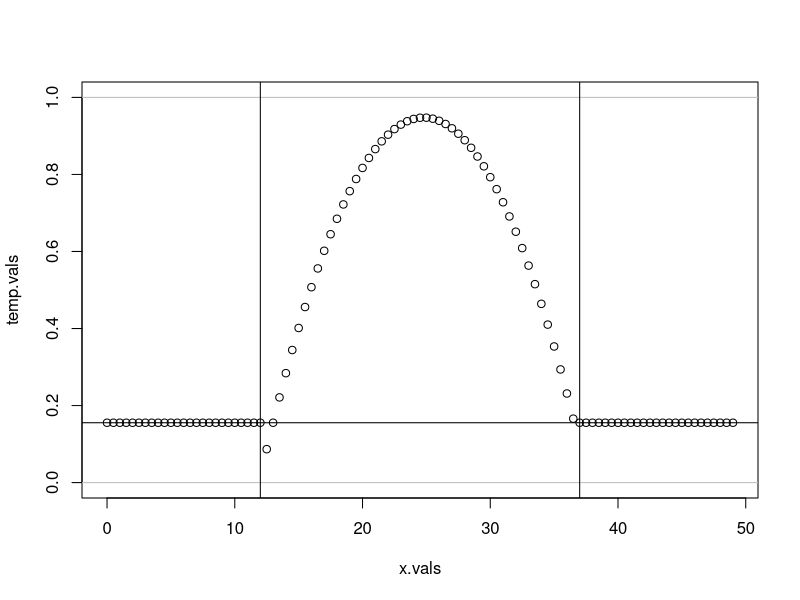
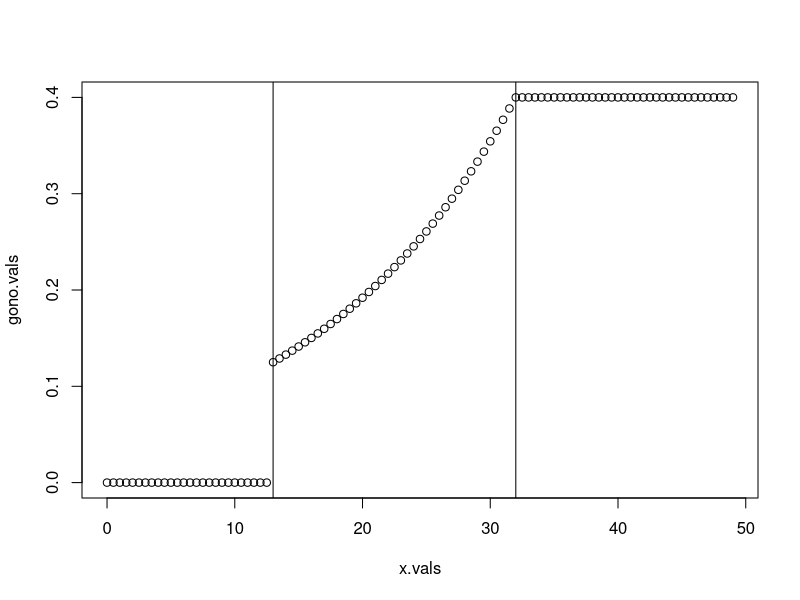

Reproduce these figures in R, in order.
#Equations 12 & 14
#Equation 12: Equation to relate temperature to survival percent.
a1 = -0.0057
a2 = 0.2826
a3 = -2.5551
a4 = 0.1554

s_percent <- function(t,a=a1,b=a2,c=a3,d=a4){
	if (t>12 & t<37)	{
		y<- a*t^2 + b*t + c
	}else{
		y<- d
	}
	return(y)
}
#Test equation 12
x.vals <- seq(0,49,.5)
temp.vals <- sapply(x.vals,s_percent)

plot(x.vals,temp.vals,type="p",ylim=c(0,1))
abline(h=c(0,1),col="grey")
abline(v=c(12,37))
abline(h=.1554)

#Equation 14: Gonotrophic cycle 
b1 = 17.75
b2 = -0.0613
b3 = 0
b4 = 1/2.5

g_cycle <- function(t,d=b1,f=b2,g=b3,h=b4) {
	if (t<32 & t>=13) {
		y <- 1/(d*exp(f*t))
	}else{ 
	if (t<13) {
		y <- g
	}else{ if (t>=32) {
		y <- h
	}
	return(y)
	}}} 
#Test equation 14
x.vals <- seq(0,49,.5)
gono.vals <- sapply(x.vals,g_cycle)		 

plot(x.vals,gono.vals)
abline(v=c(13,32))
